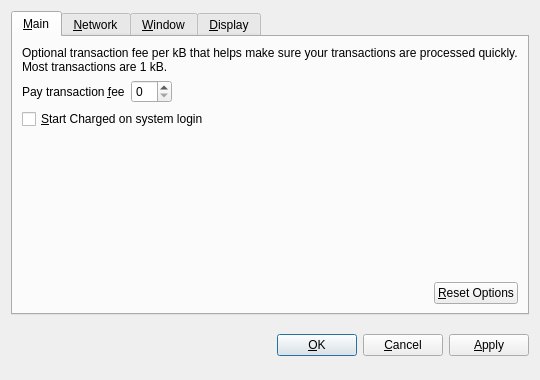
<?xml version="1.0" encoding="UTF-8"?>
<ui version="4.0">
 <class>OptionsDialog</class>
 <widget class="QDialog" name="OptionsDialog">
  <property name="geometry">
   <rect>
    <x>0</x>
    <y>0</y>
    <width>540</width>
    <height>380</height>
   </rect>
  </property>
  <property name="windowTitle">
   <string>Options</string>
  </property>
  <property name="modal">
   <bool>true</bool>
  </property>
  <layout class="QVBoxLayout" name="verticalLayout">
   <item>
    <widget class="QTabWidget" name="tabWidget">
     <property name="tabPosition">
      <enum>QTabWidget::North</enum>
     </property>
     <property name="currentIndex">
      <number>0</number>
     </property>
     <widget class="QWidget" name="tabMain">
      <attribute name="title">
       <string>&amp;Main</string>
      </attribute>
      <layout class="QVBoxLayout" name="verticalLayout_Main">
       <item>
        <widget class="QLabel" name="transactionFeeInfoLabel">
         <property name="text">
          <string>Optional transaction fee per kB that helps make sure your transactions are processed quickly. Most transactions are 1 kB.</string>
         </property>
         <property name="textFormat">
          <enum>Qt::PlainText</enum>
         </property>
         <property name="wordWrap">
          <bool>true</bool>
         </property>
        </widget>
       </item>
       <item>
        <layout class="QHBoxLayout" name="horizontalLayout_1_Main">
         <item>
          <widget class="QLabel" name="transactionFeeLabel">
           <property name="text">
            <string>Pay transaction &amp;fee</string>
           </property>
           <property name="textFormat">
            <enum>Qt::PlainText</enum>
           </property>
           <property name="buddy">
            <cstring>transactionFee</cstring>
           </property>
          </widget>
         </item>
         <item>
          <widget class="BitcoinAmountField" name="transactionFee"/>
         </item>
         <item>
          <spacer name="horizontalSpacer_1_Main">
           <property name="orientation">
            <enum>Qt::Horizontal</enum>
           </property>
           <property name="sizeHint" stdset="0">
            <size>
             <width>40</width>
             <height>20</height>
            </size>
           </property>
          </spacer>
         </item>
        </layout>
       </item>
       <item>
        <widget class="QCheckBox" name="bitcoinAtStartup">
         <property name="toolTip">
          <string>Automatically start Charged after logging in to the system.</string>
         </property>
         <property name="text">
          <string>&amp;Start Charged on system login</string>
         </property>
        </widget>
       </item>
       <item>
        <spacer name="verticalSpacer_Main">
         <property name="orientation">
          <enum>Qt::Vertical</enum>
         </property>
         <property name="sizeHint" stdset="0">
          <size>
           <width>20</width>
           <height>40</height>
          </size>
         </property>
        </spacer>
       </item>
       <item>
        <layout class="QHBoxLayout" name="horizontalLayout_2_Main">
         <item>
          <spacer name="horizontalSpacer_2_Main">
           <property name="orientation">
            <enum>Qt::Horizontal</enum>
           </property>
           <property name="sizeHint" stdset="0">
            <size>
             <width>40</width>
             <height>20</height>
            </size>
           </property>
          </spacer>
         </item>
         <item>
          <widget class="QPushButton" name="resetButton">
           <property name="toolTip">
            <string>Reset all client options to default.</string>
           </property>
           <property name="text">
            <string>&amp;Reset Options</string>
           </property>
           <property name="autoDefault">
            <bool>false</bool>
           </property>
          </widget>
         </item>
        </layout>
       </item>
      </layout>
     </widget>
     <widget class="QWidget" name="tabNetwork">
      <attribute name="title">
       <string>&amp;Network</string>
      </attribute>
      <layout class="QVBoxLayout" name="verticalLayout_Network">
       <item>
        <widget class="QCheckBox" name="mapPortUpnp">
         <property name="toolTip">
          <string>Automatically open the Charged client port on the router. This only works when your router supports UPnP and it is enabled.</string>
         </property>
         <property name="text">
          <string>Map port using &amp;UPnP</string>
         </property>
        </widget>
       </item>
       <item>
        <widget class="QCheckBox" name="connectSocks">
         <property name="toolTip">
          <string>Connect to the Charged network through a SOCKS proxy (e.g. when connecting through Tor).</string>
         </property>
         <property name="text">
          <string>&amp;Connect through SOCKS proxy:</string>
         </property>
        </widget>
       </item>
       <item>
        <layout class="QHBoxLayout" name="horizontalLayout_Network">
         <item>
          <widget class="QLabel" name="proxyIpLabel">
           <property name="text">
            <string>Proxy &amp;IP:</string>
           </property>
           <property name="textFormat">
            <enum>Qt::PlainText</enum>
           </property>
           <property name="buddy">
            <cstring>proxyIp</cstring>
           </property>
          </widget>
         </item>
         <item>
          <widget class="QValidatedLineEdit" name="proxyIp">
           <property name="maximumSize">
            <size>
             <width>140</width>
             <height>16777215</height>
            </size>
           </property>
           <property name="toolTip">
            <string>IP address of the proxy (e.g. 127.0.0.1)</string>
           </property>
          </widget>
         </item>
         <item>
          <widget class="QLabel" name="proxyPortLabel">
           <property name="text">
            <string>&amp;Port:</string>
           </property>
           <property name="textFormat">
            <enum>Qt::PlainText</enum>
           </property>
           <property name="buddy">
            <cstring>proxyPort</cstring>
           </property>
          </widget>
         </item>
         <item>
          <widget class="QLineEdit" name="proxyPort">
           <property name="maximumSize">
            <size>
             <width>55</width>
             <height>16777215</height>
            </size>
           </property>
           <property name="toolTip">
            <string>Port of the proxy (e.g. 9050)</string>
           </property>
          </widget>
         </item>
         <item>
          <widget class="QLabel" name="socksVersionLabel">
           <property name="text">
            <string>SOCKS &amp;Version:</string>
           </property>
           <property name="textFormat">
            <enum>Qt::PlainText</enum>
           </property>
           <property name="buddy">
            <cstring>socksVersion</cstring>
           </property>
          </widget>
         </item>
         <item>
          <widget class="QValueComboBox" name="socksVersion">
           <property name="toolTip">
            <string>SOCKS version of the proxy (e.g. 5)</string>
           </property>
          </widget>
         </item>
         <item>
          <spacer name="horizontalSpacer_Network">
           <property name="orientation">
            <enum>Qt::Horizontal</enum>
           </property>
           <property name="sizeHint" stdset="0">
            <size>
             <width>40</width>
             <height>20</height>
            </size>
           </property>
          </spacer>
         </item>
        </layout>
       </item>
       <item>
        <spacer name="verticalSpacer_Network">
         <property name="orientation">
          <enum>Qt::Vertical</enum>
         </property>
         <property name="sizeHint" stdset="0">
          <size>
           <width>20</width>
           <height>40</height>
          </size>
         </property>
        </spacer>
       </item>
      </layout>
     </widget>
     <widget class="QWidget" name="tabWindow">
      <attribute name="title">
       <string>&amp;Window</string>
      </attribute>
      <layout class="QVBoxLayout" name="verticalLayout_Window">
       <item>
        <widget class="QCheckBox" name="minimizeToTray">
         <property name="toolTip">
          <string>Show only a tray icon after minimizing the window.</string>
         </property>
         <property name="text">
          <string>&amp;Minimize to the tray instead of the taskbar</string>
         </property>
        </widget>
       </item>
       <item>
        <widget class="QCheckBox" name="minimizeOnClose">
         <property name="toolTip">
          <string>Minimize instead of exit the application when the window is closed. When this option is enabled, the application will be closed only after selecting Quit in the menu.</string>
         </property>
         <property name="text">
          <string>M&amp;inimize on close</string>
         </property>
        </widget>
       </item>
       <item>
        <spacer name="verticalSpacer_Window">
         <property name="orientation">
          <enum>Qt::Vertical</enum>
         </property>
         <property name="sizeHint" stdset="0">
          <size>
           <width>20</width>
           <height>40</height>
          </size>
         </property>
        </spacer>
       </item>
      </layout>
     </widget>
     <widget class="QWidget" name="tabDisplay">
      <attribute name="title">
       <string>&amp;Display</string>
      </attribute>
      <layout class="QVBoxLayout" name="verticalLayout_Display">
       <item>
        <layout class="QHBoxLayout" name="horizontalLayout_1_Display">
         <item>
          <widget class="QLabel" name="langLabel">
           <property name="text">
            <string>User Interface &amp;language:</string>
           </property>
           <property name="textFormat">
            <enum>Qt::PlainText</enum>
           </property>
           <property name="buddy">
            <cstring>lang</cstring>
           </property>
          </widget>
         </item>
         <item>
          <widget class="QValueComboBox" name="lang">
           <property name="toolTip">
            <string>The user interface language can be set here. This setting will take effect after restarting Charged.</string>
           </property>
          </widget>
         </item>
        </layout>
       </item>
       <item>
        <layout class="QHBoxLayout" name="horizontalLayout_2_Display">
         <item>
          <widget class="QLabel" name="unitLabel">
           <property name="text">
            <string>&amp;Unit to show amounts in:</string>
           </property>
           <property name="textFormat">
            <enum>Qt::PlainText</enum>
           </property>
           <property name="buddy">
            <cstring>unit</cstring>
           </property>
          </widget>
         </item>
         <item>
          <widget class="QValueComboBox" name="unit">
           <property name="toolTip">
            <string>Choose the default subdivision unit to show in the interface and when sending coins.</string>
           </property>
          </widget>
         </item>
        </layout>
       </item>
       <item>
        <widget class="QCheckBox" name="displayAddresses">
         <property name="toolTip">
          <string>Whether to show Charged addresses in the transaction list or not.</string>
         </property>
         <property name="text">
          <string>&amp;Display addresses in transaction list</string>
         </property>
        </widget>
       </item>
       <item>
        <spacer name="verticalSpacer_Display">
         <property name="orientation">
          <enum>Qt::Vertical</enum>
         </property>
         <property name="sizeHint" stdset="0">
          <size>
           <width>20</width>
           <height>40</height>
          </size>
         </property>
        </spacer>
       </item>
      </layout>
     </widget>
    </widget>
   </item>
   <item>
    <layout class="QHBoxLayout" name="horizontalLayout_Buttons">
     <item>
      <spacer name="horizontalSpacer_1">
       <property name="orientation">
        <enum>Qt::Horizontal</enum>
       </property>
       <property name="sizeHint" stdset="0">
        <size>
         <width>40</width>
         <height>48</height>
        </size>
       </property>
      </spacer>
     </item>
     <item>
      <widget class="QLabel" name="statusLabel">
       <property name="font">
        <font>
         <weight>75</weight>
         <bold>true</bold>
        </font>
       </property>
       <property name="text">
        <string/>
       </property>
       <property name="textFormat">
        <enum>Qt::PlainText</enum>
       </property>
       <property name="wordWrap">
        <bool>true</bool>
       </property>
      </widget>
     </item>
     <item>
      <spacer name="horizontalSpacer_2">
       <property name="orientation">
        <enum>Qt::Horizontal</enum>
       </property>
       <property name="sizeHint" stdset="0">
        <size>
         <width>40</width>
         <height>48</height>
        </size>
       </property>
      </spacer>
     </item>
     <item>
      <widget class="QPushButton" name="okButton">
       <property name="text">
        <string>&amp;OK</string>
       </property>
      </widget>
     </item>
     <item>
      <widget class="QPushButton" name="cancelButton">
       <property name="text">
        <string>&amp;Cancel</string>
       </property>
       <property name="autoDefault">
        <bool>false</bool>
       </property>
      </widget>
     </item>
     <item>
      <widget class="QPushButton" name="applyButton">
       <property name="text">
        <string>&amp;Apply</string>
       </property>
       <property name="autoDefault">
        <bool>false</bool>
       </property>
      </widget>
     </item>
    </layout>
   </item>
  </layout>
 </widget>
 <customwidgets>
  <customwidget>
   <class>BitcoinAmountField</class>
   <extends>QSpinBox</extends>
   <header>bitcoinamountfield.h</header>
  </customwidget>
  <customwidget>
   <class>QValueComboBox</class>
   <extends>QComboBox</extends>
   <header>qvaluecombobox.h</header>
  </customwidget>
  <customwidget>
   <class>QValidatedLineEdit</class>
   <extends>QLineEdit</extends>
   <header>qvalidatedlineedit.h</header>
  </customwidget>
 </customwidgets>
 <resources/>
 <connections/>
</ui>
